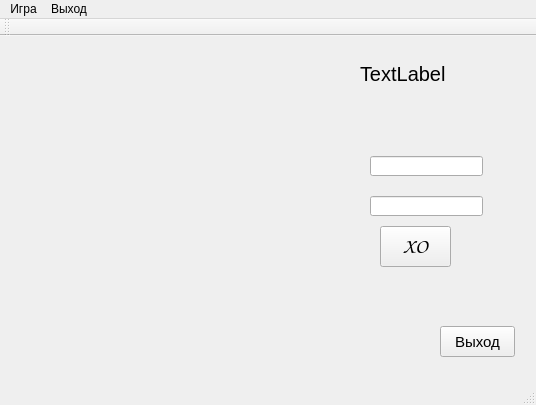
<?xml version="1.0" encoding="UTF-8"?>
<ui version="4.0">
 <class>MainWindow</class>
 <widget class="QMainWindow" name="MainWindow">
  <property name="geometry">
   <rect>
    <x>0</x>
    <y>0</y>
    <width>536</width>
    <height>405</height>
   </rect>
  </property>
  <property name="windowTitle">
   <string>Игра Крестики-Нолики</string>
  </property>
  <widget class="QWidget" name="centralWidget">
   <widget class="QLabel" name="moveLabel">
    <property name="geometry">
     <rect>
      <x>360</x>
      <y>30</y>
      <width>91</width>
      <height>16</height>
     </rect>
    </property>
    <property name="font">
     <font>
      <pointsize>15</pointsize>
     </font>
    </property>
    <property name="text">
     <string>TextLabel</string>
    </property>
   </widget>
   <widget class="QPushButton" name="exitButton">
    <property name="geometry">
     <rect>
      <x>440</x>
      <y>290</y>
      <width>75</width>
      <height>31</height>
     </rect>
    </property>
    <property name="font">
     <font>
      <pointsize>11</pointsize>
     </font>
    </property>
    <property name="text">
     <string>Выход</string>
    </property>
   </widget>
   <widget class="QLineEdit" name="lineEdit_1">
    <property name="geometry">
     <rect>
      <x>370</x>
      <y>120</y>
      <width>113</width>
      <height>20</height>
     </rect>
    </property>
   </widget>
   <widget class="QLineEdit" name="lineEdit_2">
    <property name="geometry">
     <rect>
      <x>370</x>
      <y>160</y>
      <width>113</width>
      <height>20</height>
     </rect>
    </property>
   </widget>
   <widget class="QPushButton" name="fontPrototypeButton">
    <property name="enabled">
     <bool>true</bool>
    </property>
    <property name="geometry">
     <rect>
      <x>380</x>
      <y>190</y>
      <width>71</width>
      <height>41</height>
     </rect>
    </property>
    <property name="font">
     <font>
      <family>Comic Sans MS</family>
      <pointsize>16</pointsize>
     </font>
    </property>
    <property name="text">
     <string>XO</string>
    </property>
   </widget>
  </widget>
  <widget class="QMenuBar" name="menuBar">
   <property name="geometry">
    <rect>
     <x>0</x>
     <y>0</y>
     <width>536</width>
     <height>21</height>
    </rect>
   </property>
   <widget class="QMenu" name="exitMenu">
    <property name="focusPolicy">
     <enum>Qt::ClickFocus</enum>
    </property>
    <property name="title">
     <string>Выход</string>
    </property>
    <addaction name="exitAction"/>
   </widget>
   <widget class="QMenu" name="gameMenu">
    <property name="title">
     <string>Игра</string>
    </property>
    <addaction name="newGameAction"/>
    <addaction name="saveGameAction"/>
    <addaction name="loadGameAction"/>
   </widget>
   <addaction name="gameMenu"/>
   <addaction name="exitMenu"/>
  </widget>
  <widget class="QToolBar" name="mainToolBar">
   <attribute name="toolBarArea">
    <enum>TopToolBarArea</enum>
   </attribute>
   <attribute name="toolBarBreak">
    <bool>false</bool>
   </attribute>
  </widget>
  <widget class="QStatusBar" name="statusBar"/>
  <action name="exitAction">
   <property name="text">
    <string>Выход из программы</string>
   </property>
  </action>
  <action name="newGameAction">
   <property name="text">
    <string>Новая игра</string>
   </property>
  </action>
  <action name="saveGameAction">
   <property name="text">
    <string>Сохранить игру</string>
   </property>
  </action>
  <action name="loadGameAction">
   <property name="text">
    <string>Загрузить игру</string>
   </property>
  </action>
 </widget>
 <layoutdefault spacing="6" margin="11"/>
 <resources/>
 <connections>
  <connection>
   <sender>exitAction</sender>
   <signal>triggered()</signal>
   <receiver>MainWindow</receiver>
   <slot>close()</slot>
   <hints>
    <hint type="sourcelabel">
     <x>-1</x>
     <y>-1</y>
    </hint>
    <hint type="destinationlabel">
     <x>267</x>
     <y>202</y>
    </hint>
   </hints>
  </connection>
  <connection>
   <sender>exitButton</sender>
   <signal>clicked()</signal>
   <receiver>MainWindow</receiver>
   <slot>close()</slot>
   <hints>
    <hint type="sourcelabel">
     <x>447</x>
     <y>124</y>
    </hint>
    <hint type="destinationlabel">
     <x>267</x>
     <y>202</y>
    </hint>
   </hints>
  </connection>
  <connection>
   <sender>exitButton</sender>
   <signal>clicked()</signal>
   <receiver>MainWindow</receiver>
   <slot>slot2()</slot>
   <hints>
    <hint type="sourcelabel">
     <x>447</x>
     <y>124</y>
    </hint>
    <hint type="destinationlabel">
     <x>267</x>
     <y>202</y>
    </hint>
   </hints>
  </connection>
  <connection>
   <sender>exitButton</sender>
   <signal>clicked()</signal>
   <receiver>MainWindow</receiver>
   <slot>slot1()</slot>
   <hints>
    <hint type="sourcelabel">
     <x>447</x>
     <y>124</y>
    </hint>
    <hint type="destinationlabel">
     <x>267</x>
     <y>202</y>
    </hint>
   </hints>
  </connection>
  <connection>
   <sender>saveGameAction</sender>
   <signal>triggered()</signal>
   <receiver>MainWindow</receiver>
   <slot>saveGame()</slot>
   <hints>
    <hint type="sourcelabel">
     <x>-1</x>
     <y>-1</y>
    </hint>
    <hint type="destinationlabel">
     <x>267</x>
     <y>202</y>
    </hint>
   </hints>
  </connection>
  <connection>
   <sender>newGameAction</sender>
   <signal>triggered()</signal>
   <receiver>MainWindow</receiver>
   <slot>newGame()</slot>
   <hints>
    <hint type="sourcelabel">
     <x>-1</x>
     <y>-1</y>
    </hint>
    <hint type="destinationlabel">
     <x>267</x>
     <y>202</y>
    </hint>
   </hints>
  </connection>
  <connection>
   <sender>loadGameAction</sender>
   <signal>triggered()</signal>
   <receiver>MainWindow</receiver>
   <slot>loadGame()</slot>
   <hints>
    <hint type="sourcelabel">
     <x>-1</x>
     <y>-1</y>
    </hint>
    <hint type="destinationlabel">
     <x>267</x>
     <y>202</y>
    </hint>
   </hints>
  </connection>
 </connections>
 <slots>
  <slot>slot1()</slot>
  <slot>slot2()</slot>
  <slot>slotUpdate()</slot>
  <slot>saveGame()</slot>
  <slot>newGame()</slot>
  <slot>loadGame()</slot>
 </slots>
</ui>
